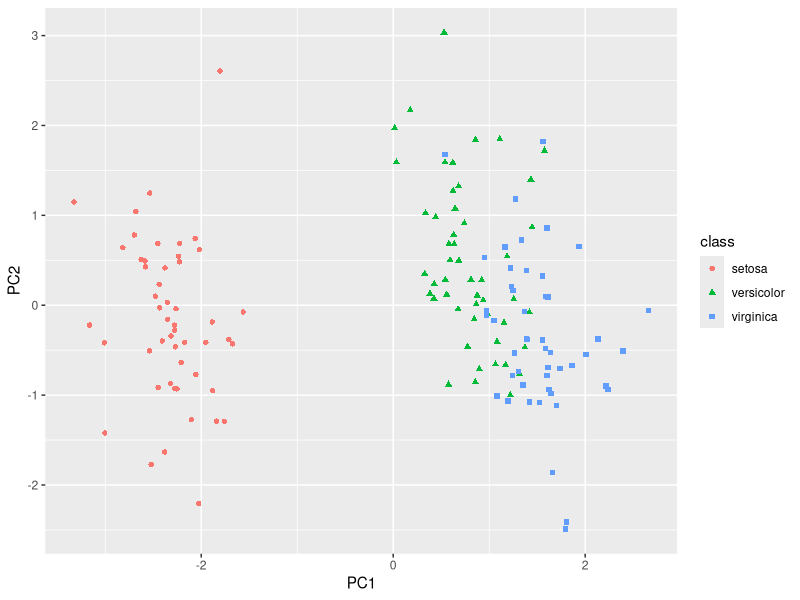

The R source for this figure: (Note: this script raises an error after producing the figure.)
# You need these packages for the example to run
install.packages("randomForest")
library(randomForest)
library(ROCR)
library(MASS)
library(ggplot2)
#Scaling of the data (iris data with 4 variables and 3 classes)
log <- log10(iris[,1:4])
data2<-scale(log, center = TRUE, scale = TRUE)
class<-iris[,5]
#PCA analysis

pca<-prcomp(data2, center = FALSE, scale = FALSE)
#calculating %variance
variance_PC<-100*pca$sdev^2/sum(pca$sdev^2)
#Add plotting 
PCA_scores<-data.frame(pca$x)
ggplot(PCA_scores[,1:2],aes(x=PC1, y=PC2, shape=class, color=class)) +geom_point()
#COmparing PCA and URF
Iris.urf <- randomForest(data2)
crowsD<-nrow(Iris.urf$proximity)
R = do.call(cbind, rep(list(rowMeans(Boston.urf$proximity)), crowsD))
C = do.call(cbind, rep(list(colMeans(Boston.urf$proximity)), crowsD))
Doublecenter <-Iris$proximity-M-R-mean(Boston.urf$proximity[])
PCA_URF<-prcomp(Doublecenter)
scores<-data.frame(PCA_URF$x[,1:2])
ggplot(scores[,1:2], aes(x=PC1, y=PC2, shape=class, color=class)) + geom_point()
